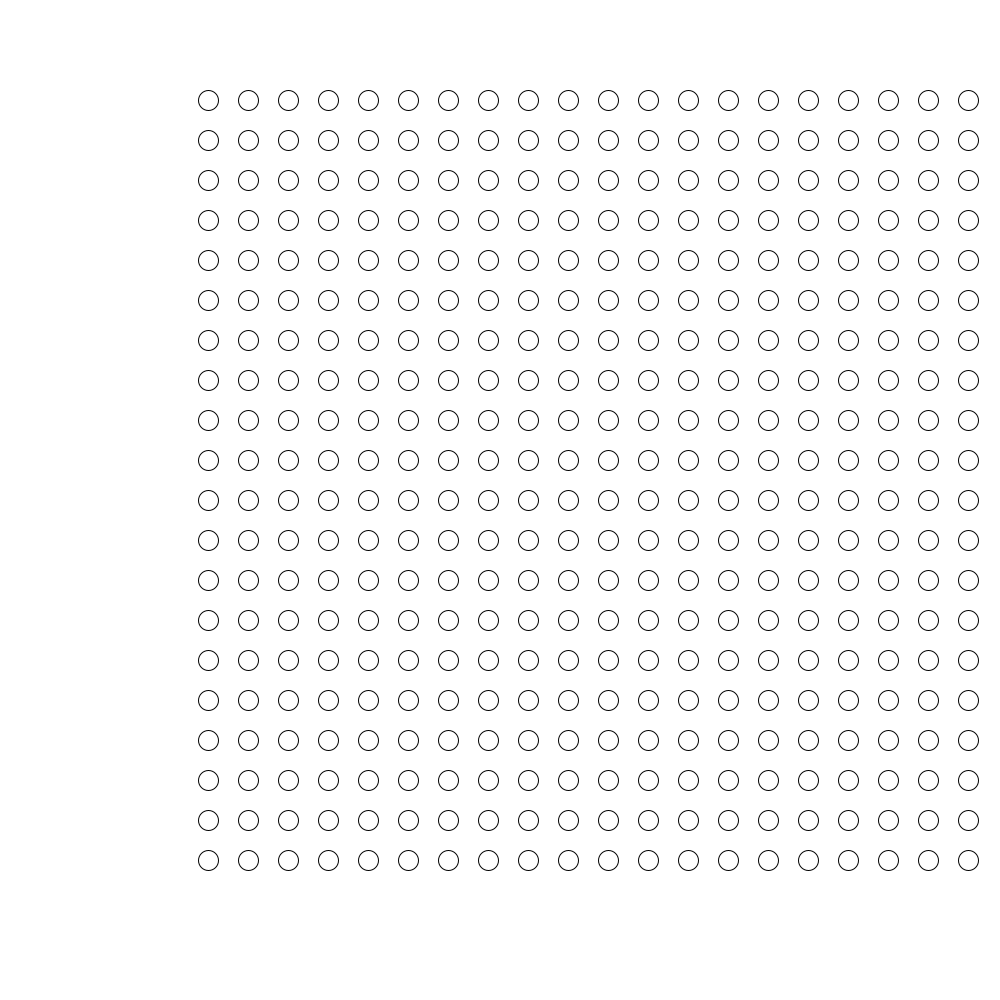
Frame 1 (no input)
Frame 60 (the mouse pressed at the canvas centre just before this capture): identical to frame 1, image omitted
Frame 120 (the mouse held since frame 60 and released just before this capture): identical to frame 1, image omitted

The Processing sketch that drew this single still picture (run headless with seeded random() and noise(); from frame 60 on, the mouse is pressed at the canvas centre):

// Processing sketch: sineMatrix
// ── sineMatrix.pde
void setup(){
  size(1000,1000);
}

void draw(){
  background(255);
  for(int i = 100; i < height - 100; i = i + 40){
    float a = 0;
     a = a + 1;
   for(int j = 100; j < width -100; j = j + 40){
     
     ellipse( j + cos(a)*200,i, 20,20);
   }
  }
}
